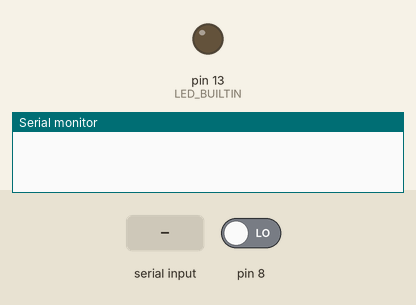
Simulated run of this sketch. Board: Arduino Uno, built with avr-gcc and run on an emulated ATmega328P. On the bench: output pins drawn as LEDs (lit = HIGH), the last lines printed to the serial monitor. The test bench sets the inputs (shaded band); at power-on: pin 8 LOW.

Above: at 1.2 s.
1.3 s: "forward" received over Serial
At 3.1 s:
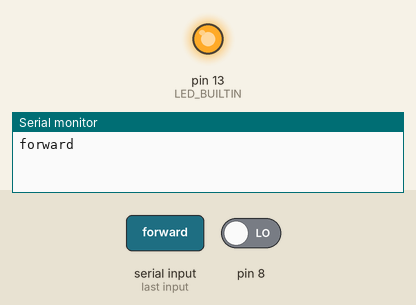
4.3 s: "off" received over Serial
6.7 s: "1" received over Serial
Timing chart, 0 to 9.7 s (numbered marks = the images above; inputs shaded):
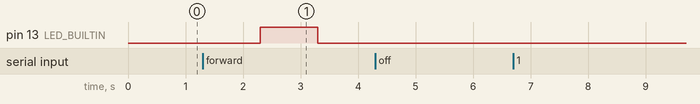

The sketch:

SerialRead.ino
```cpp
void setup() {
  Serial.begin(115200);
  pinMode(LED_BUILTIN, OUTPUT);
  pinMode(8, INPUT);
  digitalWrite(LED_BUILTIN, LOW);
}

void loop() {
  if (Serial.available() > 0) //if data available
  {
    String data = Serial.readString();  //read until timeout
    data.trim();   // remove any \r \n whitespace at the end of the String

    Serial.println(data);
    if (data == "forward")
    {
      if(digitalRead(8)==LOW)
      {
       digitalWrite(LED_BUILTIN, HIGH);
       delay(1000);
       while(digitalRead(8)==HIGH);
       digitalWrite(LED_BUILTIN, LOW);
      }
    }

      //delay(3000);
      //digitalWrite(LED_BUILTIN, LOW);
    else if(data == "off")
    {
      digitalWrite(LED_BUILTIN, LOW);
    }
  }
}
```

Measured:
- after the input at 1.3 s, pin 13 (LED_BUILTIN): LOW → HIGH after 1.0 s, → LOW 1.0 s later
